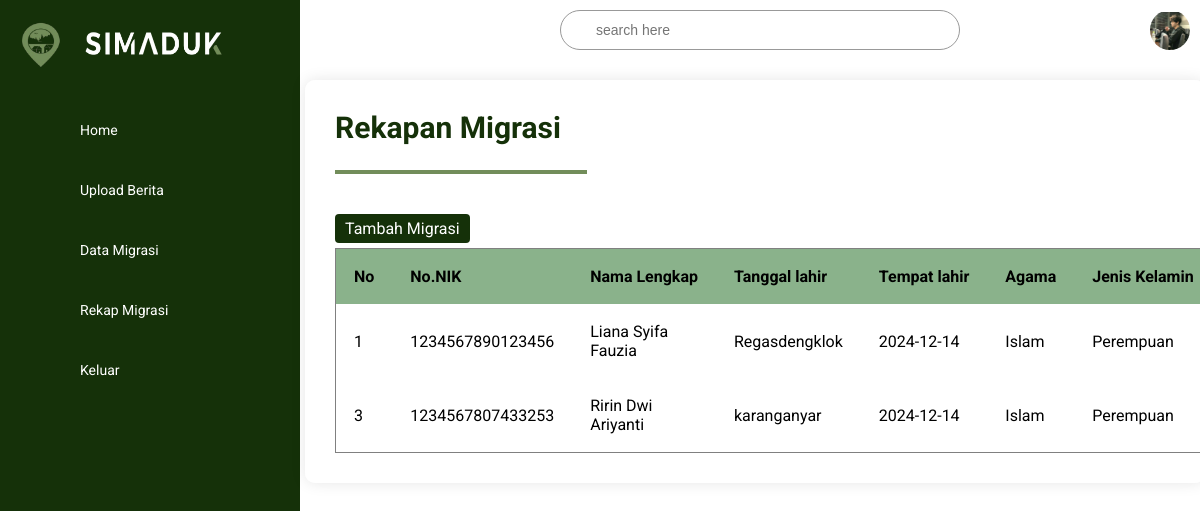
Page /migrasi/rekapMigrasi.php on the committed database.
### tables this page shows
CREATE TABLE `migrasi` (
  `id` int NOT NULL,
  `NIK` char(16) NOT NULL,
  `nama` varchar(100) NOT NULL,
  `tempat_lahir` varchar(50) NOT NULL,
  `tanggal_lahir` date NOT NULL,
  `agama` varchar(20) NOT NULL,
  `jenis_kelamin` enum('Laki-laki','Perempuan') NOT NULL,
  `alamat` varchar(255) NOT NULL,
  `status_pernikahan` enum('Belum Menikah','Menikah','Cerai') NOT NULL,
  `kartu_keluarga` char(16) NOT NULL,
  `kedudukan_keluarga` varchar(50) NOT NULL,
  `kewarganegaraan` varchar(30) NOT NULL,
  `alamat_asal` varchar(255) NOT NULL,
  `alamat_tujuan` varchar(255) NOT NULL
);

### migrasi/rekapMigrasi.php (the view, shortened to what this page needs)
<?php
include 'db/koneksi.php';
$query = "SELECT * FROM migrasi";
$result = mysqli_query($conn, $query);
?>
<!DOCTYPE html>
<html lang="en">
<head>
    <link rel="stylesheet" href="css/style.css">
</head>
<body>
    <div class="container">
        <div class="navigation">
        <ul>
                <li>
                    <a href="#">
                        <span class="icon"><img src="img/logo1.png" width="75%" height="85%"></span>
                        <span class="title"><img src="img/Logo.png" width="85%" height="80%"></span>
                    </a>
                </li>
                <li>
                    <a href="../beranda/beranda.php">
                        <span class="icon"><ion-icon name="home-outline"></ion-icon></span>
                        <span class="title">Home</span>
                    </a>
                </li>
                <li>
                    <a href="../upload/UploadFile.php">
                        <span class="icon"><ion-icon name="add-circle-outline"></ion-icon></span>
                        <span class="title">Upload Berita</span>
                    </a>
                </li>
                <li>
                    <a href="../migrasi/formMigrasi.php">
                        <span class="icon"><ion-icon name="documents-outline"></ion-icon></span>
                        <span class="title">Data Migrasi</span>
                    </a>
                </li>
                <li>
                    <a href="../migrasi/rekapMigrasi.php">
                        <span class="icon"><ion-icon name="folder-outline"></ion-icon></span>
                        <span class="title">Rekap Migrasi</span>
                    </a>
                </li>
                <li>
                    <a href="../halaman_utama/index.php">
                        <span class="icon"><ion-icon name="log-out-outline"></ion-icon></span>
                        <span class="title">Keluar</span>
                    </a>
                </li>
            </ul>
        </div>
        <div class="main">
            <div class="topbar">
                <div class="toggle">
                </div>
                <div class="search">
                    <label>
                        <input type="text" placeholder="search here" />
                    </label>
                </div>
                <div class="user">
                    <img src="../img/Profil.jpeg" alt="" style="margin-top: 4%;" />
                </div>
            </div>
            <div class="table-responsive">
                <h1>Rekapan Migrasi</h1>
                <hr class="green-line">
                <span class="action-buttons">
                    <a class="tambah-button" href="formMigrasi.php">Tambah Migrasi</a>
                </span>
                <table border="1" cellpadding="15" cellspacing="0">
                    <tr>
                        <th>No</th>
                        <th>No.NIK</th>
                        <th>Nama Lengkap</th>
                        <th>Tanggal lahir</th>
                        <th>Tempat lahir</th>
                        <th>Agama</th>
                        <th>Jenis Kelamin</th>
                    </tr>
                    <?php while ($row = mysqli_fetch_assoc($result)): ?>
                        <tr>
                            <td><?= $row['id'] ?></td>
                            <td><?= $row['NIK'] ?></td>
                            <td><?= $row['nama'] ?></td>
                            <td><?= $row['tempat_lahir'] ?></td>
                            <td><?= $row['tanggal_lahir'] ?></td>
                            <td><?= $row['agama'] ?></td>
                            <td><?= $row['jenis_kelamin'] ?></td>
                        </tr>
                    <?php endwhile; ?>
                </table>
            </div>
        </div>
    </div>
</body>
</html>

### migrasi/css/style.css (style rules this page uses)
* { font-family: "Roboto", sans-serif; margin: 0; padding: 0; box-sizing: border-box; }
:root { --blue: #728D5A; --white: #fff; --grey: #f5f5f5; --black1: #222; --black2: #999; --black3: #153109; }
body { height: 100vh; overflow-x: hidden; }
.container { position: relative; width: 100%; }
img { margin-top: 20px; }
.navigation { position: fixed; width: 300px; height: 100%; background: var(--black3); border-left: 10px solid var(--black3); transition: 0.5s; overflow: hidden; }
.navigation ul { position: absolute; top: 0; left: 0; width: 100%; }
.navigation ul li { position: relative; width: 100%; list-style: none; border-top-left-radius: 30px; border-bottom-left-radius: 30px; }
.navigation ul li:nth-child(1) { margin-bottom: 40px; pointer-events: none; }
.navigation ul li a { position: relative; display: block; width: 100%; display: flex; text-decoration: none; color: var(--white); }
.navigation ul li a .icon { position: relative; display: block; min-width: 60px; height: 60px; line-height: 70px; text-align: center; }
.navigation ul li a .title { position: relative; display: block; padding: 0 10px; height: 60px; line-height: 60px; text-align: start; white-space: nowrap; }
.title { font-size: 14px; }
.main { position: absolute; width: calc(100% - 300px); left: 300px; min-height: 100vh; background: var(--white); transition: 0.5s; }
.topbar { width: 100%; height: 60px; display: flex; justify-content: space-between; align-items: center; padding: 0 10px; }
.toggle { position: relative; width: 60px; height: 60px; display: flex; justify-content: center; align-items: center; font-size: 2.5rem; cursor: pointer; }
.search { position: relative; width: 400px; margin: 0 10px; }
.search label { position: relative; width: 100%; }
.search label input { width: 100%; height: 40px; border-radius: 40px; padding: 5px 20px; padding-left: 35px; font-size: 14px; outline: none; border: 1px solid var(--black2); }
.search label { position: relative; display: flex; align-items: center; }
.user { position: relative; width: 40px; height: 40px; border-radius: 50%; overflow: hidden; cursor: pointer; }
.user img { position: absolute; top: 0; left: 0; width: 100%; height: 100%; object-fit: cover; }
h1 { text-align: left; margin-bottom: 15px; color: #333; font-size: 28px; }
label { display: block; color: #333; }
input[type="text"], input[type="date"], textarea, select { width: 100%; padding: 10px; border: 1px solid #ccc; border-radius: 5px; font-size: 14px; font-family: 'Arial', sans-serif; }
.table-responsive { background-color: white; padding: 30px; border-radius: 10px; box-shadow: 0 0 15px rgba(0, 0, 0, 0.1); width: 100%; margin-top: 20px; position: relative; overflow-x: auto; margin-left: 5px; }
h1 { text-align: left; margin-bottom: 25px; color: #153109; font-size: 30px; }
.green-line { border: 0; height: 4px; background-color: #728D5A; width: 30%; margin-bottom: 40px; }
.table-responsive table { width: 100%; border-collapse: collapse; min-width: 1000px; }
.table-responsive th, .table-responsive td { padding: 18px; border: none; text-align: left; }
.table-responsive th { background-color: #8ab28b; white-space: nowrap; }
.action-buttons { display: flex; gap: 10px; }
.action-buttons a { text-decoration: none; padding: 5px 10px; border-radius: 4px; color: #fff; }
.tambah-button { margin-bottom: 5px; background-color: #153109; }

### rows in the picture
migrasi: id "1", NIK "1234567890123456", nama "Liana Syifa Fauzia", tempat_lahir "Regasdengklok", tanggal_lahir "2024-12-14", agama "Islam", jenis_kelamin "Perempuan"
migrasi: id "3", NIK "1234567807433253", nama "Ririn Dwi Ariyanti", tempat_lahir "karanganyar", tanggal_lahir "2024-12-14", agama "Islam", jenis_kelamin "Perempuan"
